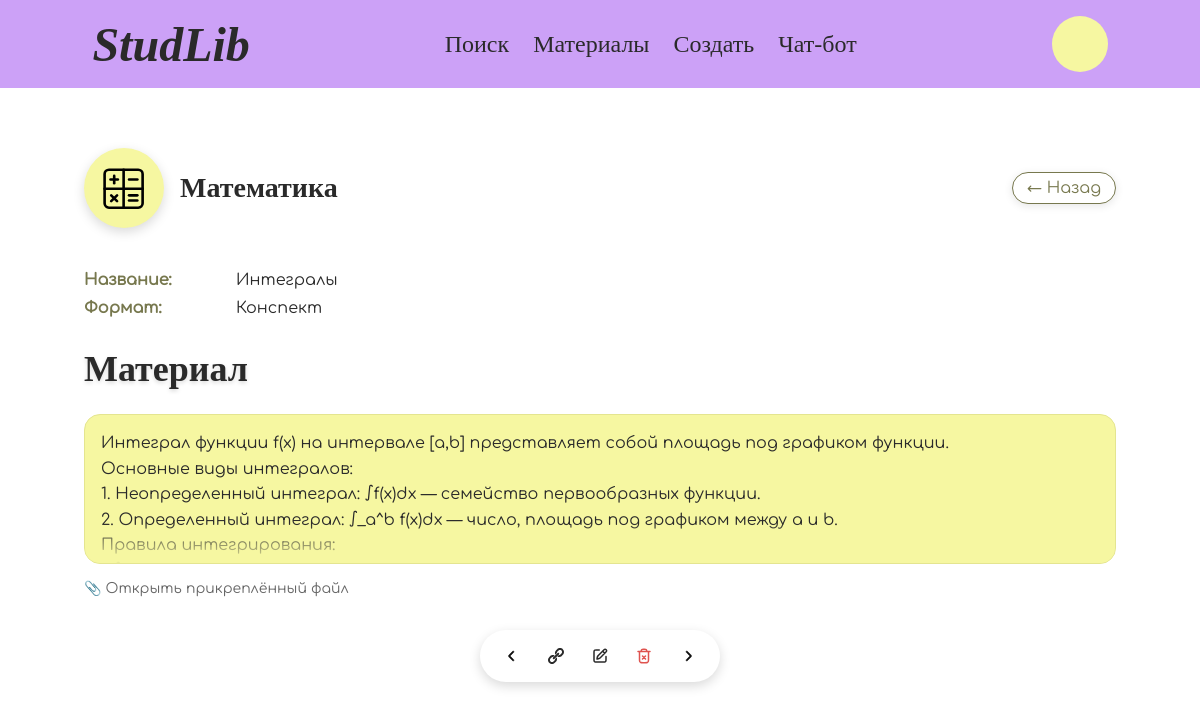
/materials/view.php?id=2&return_to=folders/list.php, run on the app's committed database.
### tables this page shows
CREATE TABLE IF NOT EXISTS materials (
    id INT AUTO_INCREMENT PRIMARY KEY,
    name VARCHAR(100) NOT NULL,
    type_id INT NOT NULL,
    folder_id INT DEFAULT NULL,
    user_id INT NOT NULL,
    path VARCHAR(255) DEFAULT NULL,
    tags TEXT DEFAULT NULL,
    content TEXT DEFAULT NULL,
    FOREIGN KEY (type_id) REFERENCES mat_types(id) ON DELETE CASCADE,
    FOREIGN KEY (folder_id) REFERENCES folders(id) ON DELETE CASCADE,
    FOREIGN KEY (user_id) REFERENCES users(id) ON DELETE CASCADE
);

CREATE TABLE IF NOT EXISTS folders (
    id INT AUTO_INCREMENT PRIMARY KEY,
    name VARCHAR(100) NOT NULL,
    user_id INT NOT NULL,
    tags TEXT DEFAULT NULL,
    icon VARCHAR(50) DEFAULT NULL,
    FOREIGN KEY (user_id) REFERENCES users(id) ON DELETE CASCADE
);

CREATE TABLE IF NOT EXISTS mat_types (
    id INT AUTO_INCREMENT PRIMARY KEY,
    name VARCHAR(50) UNIQUE NOT NULL
);

### materials/view.php (the view, shortened to what this page needs)
<?php
require '../config/db.php';
$id = isset($_GET['id']) ? (int)$_GET['id'] : 0;
$stmt = $pdo->prepare("
    SELECT m.*,
           f.name AS folder_name,
           f.id AS folder_id,
           f.icon AS folder_icon,
           mt.name AS type_name
    FROM materials m
    LEFT JOIN folders f ON m.folder_id = f.id
    LEFT JOIN mat_types mt ON m.type_id = mt.id
    WHERE m.id = ?
");
$stmt->execute([$id]);
$material = $stmt->fetch(PDO::FETCH_ASSOC);
$return_url = $_GET['return_to'] ?? null;
if ($return_url) {
    $return_url = '../' . $return_url;
} else {
    $return_url = $material['folder_id']
        ? "../folders/view.php?id=" . $material['folder_id']
        : "../folders/list.php";
}
?>
<!DOCTYPE html>
<html lang="ru">
<head>
    <link rel="stylesheet" href="../assets/css/materials.css">
    <link rel="stylesheet" href="../assets/css/main.css">
</head>
<body>
    <?php require_once __DIR__ . '/../includes/header.php'; ?>
<main>
    <?php if ($material['folder_id']): ?>
        <div class="folder-section">
            <div class="folder-header">
                <div class="folder-icon">
                    <?php if (!empty($material['folder_icon'])): ?>
                        <img src="../assets/icons/<?php echo htmlspecialchars($material['folder_icon']); ?>" alt="<?php echo htmlspecialchars($material['folder_name']); ?>">
                    <?php endif; ?>
                </div>
                <div class="folder-info-wrapper">
                    <div class="folder-title"><?php echo htmlspecialchars($material['folder_name']); ?></div>
                </div>
                <div class="folder-actions">
                    <a href="<?php echo htmlspecialchars($return_url); ?>" class="button_edit">
                        ← Назад
                    </a>
                </div>
            </div>
        </div>
    <?php endif; ?>
    <section>
        <p class="material-view-row"><strong>Название:</strong> <?= htmlspecialchars($material['name'] ?? '') ?></p>
        <p class="material-view-row"><strong>Формат:</strong> <?= htmlspecialchars($material['type_name'] ?? 'Не указан') ?></p>
    </section>
    <section>
        <h3 class="instruct">Материал</h3>
        <div class="material-text collapsed" id="materialText">
            <?= nl2br(htmlspecialchars($material['content'] ?? '')) ?>
        </div>
        <?php if (!empty($material['path'])): ?>
        <p class="attached-file-link">
            <a href="<?= htmlspecialchars($material['path']) ?>" target="_blank">📎 Открыть прикреплённый файл</a>
        </p>
        <?php endif; ?>
    </section>
    <div class="action-bar-compact">
        <form action="../materials/view.php" method="get">
            <button class="action-btn prev" type="submit">
            </button>
        </form>
        <button class="action-btn share" onclick="navigator.clipboard.writeText(window.location.href)">
            <img src="../assets/img/link.svg" alt="Поделиться" class="action-icon">
        </button>
        <form action="../materials/edit.php" method="get">
            <button class="action-btn rotate" type="submit">
                <img src="../assets/img/edit.svg" alt="Редактировать" class="action-icon">
            </button>
        </form>
        <form action="../materials/delete.php" method="post">
            <button class="action-btn danger" type="submit">
                <img src="../assets/img/delete.svg" alt="Удалить" class="action-icon">
            </button>
        </form>
        <form action="../materials/view.php" method="get">
            <button class="action-btn next" type="submit">
            </button>
        </form>
    </div>
</main>
</body>
</html>

### assets/css/materials.css (style rules this page uses)
* { margin: 0; padding: 0; box-sizing: border-box; }
:root { --fs-body: clamp(20px, 2vw, 36px); --fs-h1: clamp(36px, 4vw, 64px); --fs-h2: clamp(28px, 3.5vw, 48px); --fs-label: clamp(20px, 2.2vw, 32px); --fs-btn: clamp(10px, 1.8vw, 18px); --fs-tooltip: clamp(14px, 1.5vw, 18px); --space-xs: clamp(4px, 1vw, 8px); --space-s: clamp(8px, 1.5vw, 16px); --space-m: clamp(12px, 2vw, 24px); --space-l: clamp(20px, 3vw, 40px); --bp-mobile: 600px; --bp-tablet: 850px; --bp-desktop: 1250px; }
body { font-family: Comfortaa, sans-serif; font-size: var(--fs-body); color: #2A2A2A; }
.instruct { font-family: Bulbasaur; font-size: clamp(24px, 3vw, 36px); margin-bottom: 16px; margin-top: 8px; text-shadow: 0 2px 4px rgba(0, 0, 0, 0.15); }
section p strong { color: #77784E; }
section { margin-bottom: 20px; }
section p { margin: 4px 0; font-size: 16px; line-height: 1.5; }
.material-edit-row, .material-view-row { display: flex; align-items: center; gap: 2px; }
.material-edit-row strong, .material-view-row strong { min-width: 140px; flex-shrink: 0; }
.action-bar-compact { display: flex; flex-wrap: wrap; align-items: center; justify-content: center; gap: 12px; padding: 10px 16px; margin: 30px auto 0; border-radius: 30px; background: #FFFFFF; box-shadow: 0 4px 12px rgba(0, 0, 0, 0.15); width: fit-content; }
.action-btn { width: 32px; height: 32px; border: none; background: transparent; border-radius: 50%; display: flex; align-items: center; justify-content: center; cursor: pointer; position: relative; transition: transform 0.2s ease, background-color 0.2s ease; }
.action-btn svg { width: 18px; height: 18px; stroke: #2A2A2A; fill: #2A2A2A; }
.action-icon { width: 18px; height: 18px; display: block; object-fit: contain; }
.action-btn.share .action-icon { width: 16px; height: 16px; }
.action-btn.danger .action-icon { filter: brightness(0) saturate(100%) invert(40%) sepia(89%) saturate(1352%) hue-rotate(330deg) brightness(92%) contrast(89%); }
a { color: #9485A2; }
.material-text { max-height: 150px; overflow: hidden; transition: max-height 0.3s ease, background-color 0.2s ease, border-color 0.2s ease; padding: 16px; border-radius: 16px; background-color: #F6F7A1; border: 1px solid #E4E590; font-size: 16px; line-height: 1.6; margin-bottom: 12px; cursor: pointer; position: relative; }
.material-text::after { content: ''; position: absolute; bottom: 0; left: 0; right: 0; height: 40px; background: linear-gradient(to bottom, transparent, rgba(246, 247, 161, 0.95)); pointer-events: none; transition: opacity 0.3s ease; }
.attached-file-link { margin-top: 12px; text-align: left; }
.attached-file-link a { font-size: 14px; color: #666; text-decoration: none; transition: color 0.2s ease; }
.folder-info-wrapper { flex-grow: 1; display: flex; flex-direction: column; gap: clamp(4px, 0.8vw, 8px); min-width: 0; flex: 1 1 auto; }

### data on the page
materials: folder.icon (picture), folder.name "Математика", name "Интегралы", type.name "Конспект", content "Интеграл функции f(x) на интервале [a,b] представляет собой площадь под графиком функции. Основные виды интегралов: 1. Неопределенный интеграл: ∫f(x)dx — семейство первообразных функции. 2. Определенный интеграл: ∫_a^b f(x)dx — число, площадь под графиком между a и b. Правила интегрирования:"
